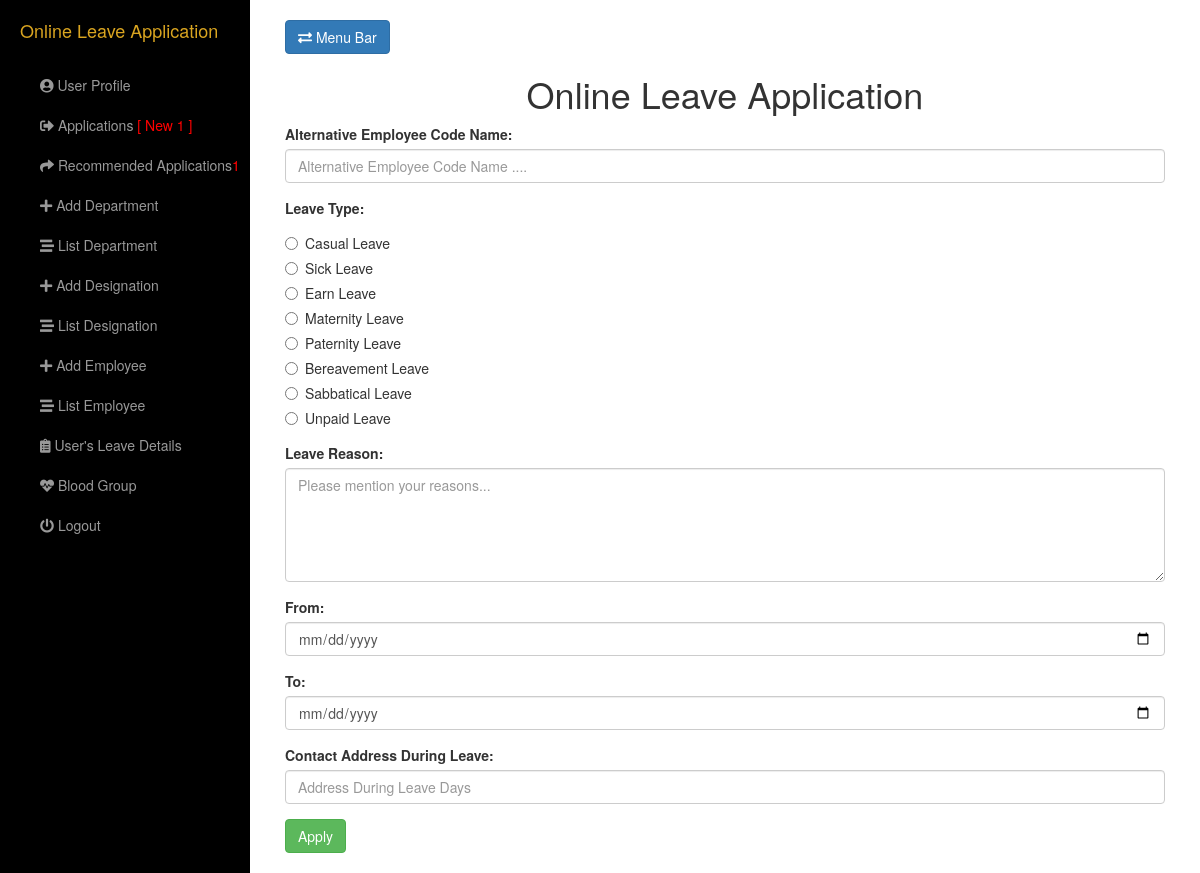
Page /view/LeaveApplication.php (signed in) on the committed database.
### tables this page shows
CREATE TABLE `leavedetails` (
  `lId` tinyint(4) NOT NULL,
  `lType` varchar(30) DEFAULT NULL,
  `lTotalDays` int(11) DEFAULT NULL,
  `lEmployeeCodeNumberWhoAddLeave` varchar(45) DEFAULT NULL
);

### view/LeaveApplication.php (the view, shortened to what the rows shown need)
<?php include("../model/LeaveApplicationModel.php");
	if(isset($_SESSION['officeUserName']))
	{
	if ($_SESSION['empType'] == 2 || $_SESSION['empType'] == 1)
	{
?>
		<!DOCTYPE html>
		<html lang="en">
		<head>
			<link href="../assets/bootstrap/css/bootstrap.min.css" rel="stylesheet">
			<link href="../assets/css/simple-sidebar.css" rel="stylesheet">
			<link rel="stylesheet" href="https://pro.fontawesome.com/releases/v5.10.0/css/all.css"/>
		</head>
		<body>
			<div id="wrapper">
							<?php
							$objLeaveApplication = new LeaveApplication();
							$result = $objLeaveApplication->getRecomandationNumber();
							?>
				<div id="page-content-wrapper">
					<div class="container-fluid">
						<div class="row">
							<div class="col-lg-12">
								<h1 align="center">Online Leave Application</h1>
								<?php
									if (isset($_SESSION['checkLeave']))
									{
										if($_SESSION['checkLeave'] == 1)
										{
											$empCodeName = $_SESSION['officeUserName'];
											$altEmpCodeName = $_SESSION['livAltEmpCode'];
											$empLeaveType = $_SESSION['livEmplivType'];
											$empLeaveReason = $_SESSION['livReason'];
											$empLeaveFrom = $_SESSION['livEmplivFrom'];
											$empLeaveTo = $_SESSION['livEmplivTo'];
											$empAddress = $_SESSION['livAddress'];
											$empLeaveDays = $_SESSION['LeaveDays'];
											unset($_SESSION['checkLeave']);
											unset($_SESSION['livAltEmpCode']);
											unset($_SESSION['livEmplivType']);
											unset($_SESSION['livReason']);
											unset($_SESSION['livEmplivFrom']);
											unset($_SESSION['livEmplivTo']);
											unset($_SESSION['livAddress']);
											unset($_SESSION['LeaveDays']);
											?>
											<form role="form" action="../controller/LeaveApplicationController.php" method="post" >
												<h3 align="center" class="text-warning">You Can Update Before Final Submission</h3>
												<div class="form-group">
													<label for="livDate">Date: </label>
													<input type="text" class="form-control" value="<?php echo date("l")." ".date("Y/m/d"); ?>" name="livDate" id="livDate" readonly>
												</div>
												<?php
													$objLeaveApplication = new LeaveApplication();
													$singleResult = $objLeaveApplication->getSingleEmpInfo($empCodeName);
													while ($empResult = mysqli_fetch_array($singleResult))
													{
													?>
												<div class="form-group">
													<label for="livEmpName">Employee Name: </label>
													<input type="text" class="form-control" value="<?php echo $empResult['eFirstName']." ".$empResult['eLastName']; ?>" name="livEmpName" id="livEmpName" readonly>
												</div>
												<div class="form-group">
													<label for="livEmpCode">Employee Code Name: </label>
													<input type="text" class="form-control" value="<?php echo $empResult['eEmployeeCodeNumber']; ?>" name="livEmpCode" id="livEmpCode" readonly>
												</div>
												<div class="form-group">
													<label for="livEmpDptName">Employee Department Name: </label>
													<input type="text" class="form-control" value="<?php echo $empResult['dptName']; ?>" name="livEmpDptName" id="livEmpDptName" readonly>
												</div>
												<div class="form-group">
													<label for="livEmpDesiName">Employee Designation Name: </label>
													<input type="text" class="form-control" value="<?php echo $empResult['desiDesignationName']; ?>" name="livEmpDesiName" id="livEmpDesiName" readonly>
												</div>
												<?php
													}
												?>
												<div class="form-group">
												<label for="livType">Leave Type: </label>
												<?php
													$objLeaveApplication = new LeaveApplication();
													$singleResult = $objLeaveApplication->getLeaveType();
													while ($empResult = mysqli_fetch_array($singleResult))
													{
													?>
														<div class="radio">
															<label><input type="radio" name="livType" value="<?php echo $empResult['lId']; ?>" required><?php echo $empResult['lType']; ?></label>
														</div>
													<?php
													}
													?>
												</div>
												<div class="form-group">
													<label for="livEmpAddress">Contact Address During Leave: </label>
													<input type="text" class="form-control" value="<?php echo $empAddress; ?>" name="livEmpAddress" id="livEmpAddress" required>
												</div>
												<div class="form-group">
													<label for="livEmpReason">Reason: </label>
													<input type="text" class="form-control" value="<?php echo $empLeaveReason; ?>" name="livEmpReason" id="livEmpReason" required>
												</div>
												<div class="form-group">
													<label for="livEmpFrom">From: </label>
													<input type="date" class="form-control" value="<?php echo $empLeaveFrom; ?>" name="livEmpFrom" id="livEmpFrom" required>
												</div>
												<div class="form-group">
													<label for="livEmpTo">To: </label>
													<input type="date" class="form-control" value="<?php echo $empLeaveTo; ?>" name="livEmpTo" id="livEmpTo" required>
												</div>
												<div class="form-group">
													<label for="livEmpPeriod">Period of Days: </label>
													<input type="text" class="form-control" value="<?php echo $empLeaveDays; ?>" name="livEmpPeriod" id="livEmpPeriod" required>
												</div>
												<?php
													$objLeaveApplication = new LeaveApplication();
													$singleResult = $objLeaveApplication->getSingleEmpInfo($altEmpCodeName);
													while ($empResult = mysqli_fetch_array($singleResult))
													{
													?>
												<div class="form-group">
													<label for="livAltEmployeeCode">Alternative Employee Code Name: </label>
													<input type="text" class="form-control" value="<?php echo $empResult['eEmployeeCodeNumber']; ?>" name="livAltEmployeeCode" id="livAltEmployeeCode" required>
												</div>
												<div class="form-group">
													<label for="livAltEmpName">Alternative Employee Name: </label>
													<input type="text" class="form-control" value="<?php echo $empResult['eFirstName']." ".$empResult['eLastName']; ?>" name="livAltEmpName" id="livAltEmpName" required>
												</div>
												<div class="form-group">
													<label for="livAltEmpDptName">Alternative Employee Department Name: </label>
													<input type="text" class="form-control" value="<?php echo $empResult['dptName']; ?>" name="livAltEmpDptName" id="livAltEmpDptName" required>
												</div>
												<div class="form-group">
													<label for="livAltEmpDesiName">Alternative Employee Designation Name: </label>
													<input type="text" class="form-control" value="<?php echo $empResult['desiDesignationName']; ?>" name="livAltEmpDesiName" id="livAltEmpDesiName" required>
												</div>
												<?php
													}
												?>
												<button type="submit" name="btnFinalSubmit" class="btn btn-success">Apply</button>
											</form>
										<?php
										}
										else
										{
											unset($_SESSION['checkLeave']);
											unset($_SESSION['livAltEmpCode']);
											unset($_SESSION['livEmplivType']);
											unset($_SESSION['livReason']);
											unset($_SESSION['livEmplivFrom']);
											unset($_SESSION['livEmplivTo']);
											unset($_SESSION['livAddress']);
											unset($_SESSION['LeaveDays']);
										}
									}
									else
									{
										?>
										<form role="form" action="../controller/LeaveApplicationController.php" method="post" >
											<?php
											if (isset($_SESSION['msgForApplication']))
											{
												if ($_SESSION['msgForApplication'] == 1)
												{
													unset($_SESSION['msgForApplication']);
													?>
													<h3 align="center" class="text-success">Your Application Is Successfully Placed</h3>
													<div class="form-group">
														<label for="livAltEmpCode">Alternative Employee Code Name: </label>
														<input type="text" class="form-control" placeholder="Alternative Employee Code Name ...." name="livAltEmpCode" id="livAltEmpCode" required>
													</div>
													<div class="form-group">
														<label for="livEmplivType">Leave Type: </label>
														<?php
															$objLeaveApplication = new LeaveApplication();
															$singleResult = $objLeaveApplication->getLeaveType();
															while ($empResult = mysqli_fetch_array($singleResult))
															{
															?>
																<div class="radio">
																	<label><input type="radio" name="livEmplivType" value="<?php echo $empResult['lId']; ?>" required><?php echo $empResult['lType']; ?></label>
																</div>
															<?php
															}
															?>
													</div>
													<div class="form-group">
														<label for="livReason">Leave Reason: </label>
														<textarea class="form-control" rows="5" placeholder="Please mention your reasons..." name="livReason" id="livReason"required></textarea>
													</div>
													<div class="form-group">
														<label for="livEmplivFrom">From: </label>
														<input type="date" class="form-control" name="livEmplivFrom" id="livEmplivFrom" required>
													</div>
													<div class="form-group">
														<label for="livEmplivTo">To: </label>
														<input type="date" class="form-control" name="livEmplivTo" id="livEmplivTo" required>
													</div>
													<div class="form-group">
														<label for="livAddress">Contact Address During Leave: </label>
														<input type="text" class="form-control" placeholder="Address During Leave Days" name="livAddress" id="livAddress" required>
													</div>
													<button type="submit" name="btnSubmit" class="btn btn-success">Apply</button>
												<?php
												}
												else
												{
													unset($_SESSION['msgForApplication']);
												}
											}
											else
											{
												?>
													<div class="form-group">
														<?php
															$objLeaveApplication = new LeaveApplication();
															$singleResult = $objLeaveApplication->getLeaveType();
															while ($empResult = mysqli_fetch_array($singleResult))
															{
															?>
																<div class="radio">
																	<label><input type="radio" name="livEmplivType" value="<?php echo $empResult['lId']; ?>" required><?php echo $empResult['lType']; ?></label>
																</div>
															<?php
															}
															?>
													</div>
												<?php
											}
												?>
										</form>
										<?php
									}
								?>
							</div>
						</div>
					</div>
				</div>
			</div>
		</body>
		</html>
		<?php
	}
	}
	else
	{
		header("Location:../");
	}
?>

### rows in the picture
leavedetails: lType "Casual Leave"
leavedetails: lType "Sick Leave"
leavedetails: lType "Earn Leave"
leavedetails: lType "Maternity Leave"
leavedetails: lType "Paternity Leave"
leavedetails: lType "Bereavement Leave"
leavedetails: lType "Sabbatical Leave"
leavedetails: lType "Unpaid Leave"

### other values in the picture
$row['COUNT(lIsRecomanded)'] "1"
